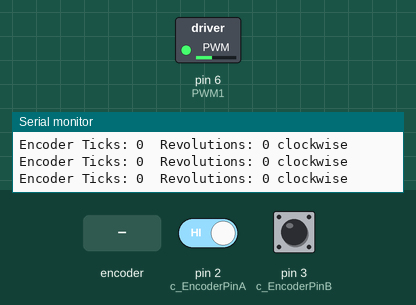
This sketch was run on a simulated Arduino Uno, built with avr-gcc and run on an emulated ATmega328P. On the bench: switched loads named in the sketch (green lamp = pin HIGH), the last lines printed to the serial monitor. The inputs (shaded band) are chosen by the test bench; at power-on: pin 3 (c_EncoderPinB) HIGH, pin 2 (c_EncoderPinA) HIGH.

Above: at 1.2 s.
1.3 s: rotary encoder on pin 2 (c_EncoderPinA) / pin 1 (c_EncoderInterruptB) turned 3 steps (first pin leading)
At 1.55 s:
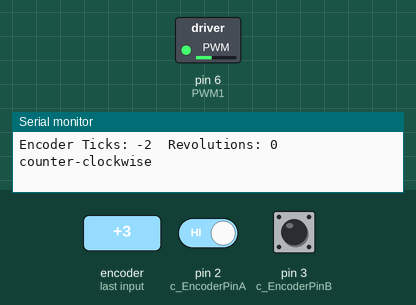
3.4 s: pin 3 (c_EncoderPinB) driven LOW
At 3.8 s:
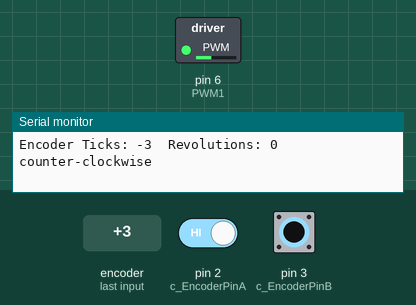
6.4 s: rotary encoder on pin 2 (c_EncoderPinA) / pin 1 (c_EncoderInterruptB) turned 1 step (first pin leading)
At 7.8 s:
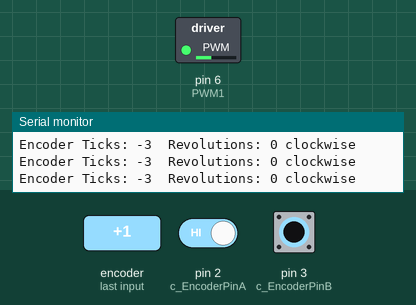
9.6 s: pin 3 (c_EncoderPinB) pulsed HIGH 5 times (0.12 s each, 0.3 s apart)
At 10.17 s:
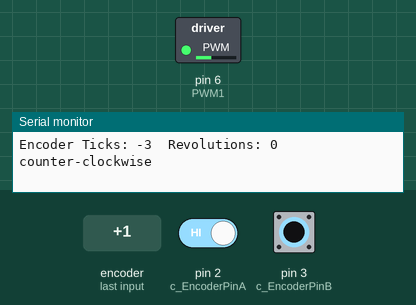
14.1 s: pin 3 (c_EncoderPinB) driven HIGH
At 15.0 s:
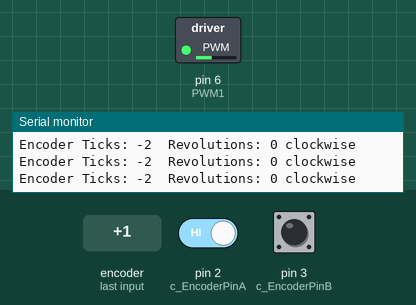
17.1 s: pin 3 (c_EncoderPinB) pulsed LOW 5 times (0.12 s each, 0.3 s apart)
At 17.33 s:
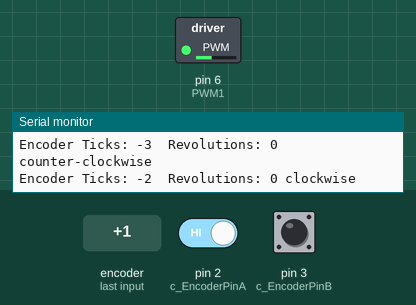
Timing chart, 0 to 20.1 s (numbered marks = the images above; inputs shaded):
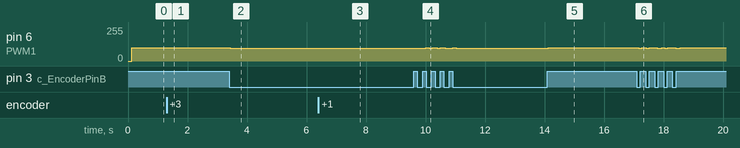

Measured:
- after the input at 1.3 s, pin 6 (PWM1): 100/255 → 98/255 after 0.09 s, → 99/255 0.33 s later, → 98/255 0.11 s later
- after the input at 3.4 s, pin 6 (PWM1): 98/255 → 97/255 at once
- after the input at 6.4 s, pin 6 (PWM1): 97/255 → 96/255 at once, → 97/255 0.11 s later
- after the input at 9.6 s, pin 6 (PWM1): 97/255 → 98/255 after 0.41 s, → 97/255 0.11 s later, → 98/255 0.11 s later, → 97/255 0.15 s later, … (8 changes in this stretch)
- after the input at 14.1 s, pin 6 (PWM1): 97/255 → 98/255 at once
- after the input at 17.1 s, pin 6 (PWM1): 98/255 → 97/255 after 0.06 s, then moves between 97/255 and 98/255, repeating every 0.62 s

The sketch:

Angle_Control_PID2.ino
```cpp
// Working 4X Encoding. Testing out Non-official PID library to constrain PWM values.

#include <digitalWriteFast.h>  // library for high performance reads and writes by jrraines
                               // see http://www.arduino.cc/cgi-bin/yabb2/YaBB.pl?num=1267553811/0
                               // and http://code.google.com/p/digitalwritefast/

// It turns out that the regular digitalRead() calls are too slow and bring the arduino down when
// I use them in the interrupt routines while the motor runs at full speed.

// Quadrature encoders
// Encoder reading is actually from the cover/label side of encoder so we
// reverse it in the physical system (instead of pin 2 for Channel A, Channel A connects to Arduino pin 3)
// Channel A is Green Wire | Channel B is Yellow Wire
// Green to pin 3 | Yellow to pin 2

#define c_EncoderInterruptA 0
#define c_EncoderInterruptB 1
#define c_EncoderPinA 2
#define c_EncoderPinB 3
#define EncoderIsReversed

#define PWM1 6                         // PWM generator
#define CLOCKWISE            0       // direction constant
#define COUNTER_CLOCKWISE    1       // direction constant
#define LOOPTIME        100          // PID loop time

volatile bool _EncoderASet;
volatile bool _EncoderBSet;
volatile bool _EncoderAPrev;
volatile bool _EncoderBPrev;
volatile long _EncoderTicks = 0;

int Direc = 0;  // Flag for CW/CCW direction

// Angle Control
double desiredAngle = 90.0; // the angle that is desired
int desiredCount = 0; // the counts required to move the desired angle
double encoderCount = 400.0; //number of counts per rotation
double cycle = 360.0;

// PID Control
//Define Variables we'll be connecting to
int Setpoint, Input, Output; // Setpoint = desiredCount; Input = _Encoderticks; Output = Output;
unsigned long lastMilli = 0;                    // loop timing
unsigned long lastMilliPrint = 0;               // loop timing
int PWM_val = 0;
float Kd = 1;                                // PID Derivitave control gain
float Kp = 0;                                // PID proportional control Gain

void setup()
{
  Serial.begin(9600);

  // Quadrature encoders
  //  encoder
  pinMode(c_EncoderPinA, INPUT);      // sets pin A as input
  digitalWrite(c_EncoderPinA, LOW);  // turn on pullup resistors
  pinMode(c_EncoderPinB, INPUT);      // sets pin B as input
  digitalWrite(c_EncoderPinB, LOW);  // turn on pullup resistors
  attachInterrupt(c_EncoderInterruptA, HandleMotorInterruptA, CHANGE);
  attachInterrupt(c_EncoderInterruptB, HandleMotorInterruptB, CHANGE);

  pinMode(PWM1, OUTPUT);

  desiredCount = int(desiredAngle * (encoderCount/cycle));
  Setpoint = int(desiredCount);
}

void loop() {
    Input = int(_EncoderTicks);

    if((millis()-lastMilli) >= LOOPTIME)   {                                     // enter tmed loop
       lastMilli = millis();
       PWM_val= updatePid(PWM_val, Setpoint, Input);                     // compute PWM value
       analogWrite(PWM1, PWM_val);                                               // send PWM to motor
    }

      Serial.print("Encoder Ticks: ");
      Serial.print(_EncoderTicks);
      Serial.print("  Revolutions: ");
      Serial.print(_EncoderTicks/400);//400 Counts Per Revolution
      Serial.println (Direc == CLOCKWISE ? " clockwise " : " counter-clockwise ");
      Serial.print("\n");
}

int updatePid(int command, int targetValue, int currentValue)   {             // compute PWM value
  float pidTerm = 0;                                                            // PID correction
  int error=0;
  static int last_error=0;
   error = abs(targetValue) - abs(currentValue);
   pidTerm = (Kp * error) + (Kd * (error - last_error));
   last_error = error;
   return constrain(command + int(pidTerm), 0, 255);
}

// Interrupt service routines for Channel A Rising/Falling edge
void HandleMotorInterruptA(){
  _EncoderBSet = digitalReadFast(c_EncoderPinB);
  _EncoderASet = digitalReadFast(c_EncoderPinA);

  _EncoderTicks+=ParseEncoder();

  _EncoderAPrev = _EncoderASet;
  _EncoderBPrev = _EncoderBSet;
}

// Interrupt service routines for Channel B Rising/Falling edge
void HandleMotorInterruptB(){
  // Test transition;
  _EncoderBSet = digitalReadFast(c_EncoderPinB);
  _EncoderASet = digitalReadFast(c_EncoderPinA);

  _EncoderTicks+=ParseEncoder();

  _EncoderAPrev = _EncoderASet;
  _EncoderBPrev = _EncoderBSet;
}

int ParseEncoder(){
  if(_EncoderAPrev && _EncoderBPrev){
    if(!_EncoderASet && _EncoderBSet) {
      Direc = CLOCKWISE;
      return 1;
    }
    if(_EncoderASet && !_EncoderBSet){
      Direc = COUNTER_CLOCKWISE;
      return -1;
    }
  }else if(!_EncoderAPrev && _EncoderBPrev){
    if(!_EncoderASet && !_EncoderBSet) {
      Direc = CLOCKWISE;
      return 1;
    }
    if(_EncoderASet && _EncoderBSet) {
      Direc = COUNTER_CLOCKWISE;
      return -1;
    }
  }else if(!_EncoderAPrev && !_EncoderBPrev){
    if(_EncoderASet && !_EncoderBSet) {
      Direc = CLOCKWISE;
      return 1;
    }
    if(!_EncoderASet && _EncoderBSet) {
      Direc = COUNTER_CLOCKWISE;
      return -1;
    }
  }else if(_EncoderAPrev && !_EncoderBPrev){
    if(_EncoderASet && _EncoderBSet) {
      Direc = CLOCKWISE;
      return 1;
    }
    if(!_EncoderASet && !_EncoderBSet) {
      Direc = COUNTER_CLOCKWISE;
      return -1;
    }
  }
}

// Angle movement testing

//      desiredCount = int (desiredAngle * (encoderCount/cycle));
//
//      if (desiredCount <= -1) // If it is moving in a CCW direction
//      {
//        while(_EncoderTicks >= desiredCount) { // Run motor until desiredCount is reached
//          analogWrite(E1, 120); // Turn on motor in CCW direction
//        }
//      }
//      else if (desiredCount >= 1) // If it is moving in a CW direction
//      {
//        while (_EncoderTicks <= desiredCount) { // Run motor until desiredCount is reached
//          analogWrite(E1, 140); // Turn on motor in CW direction
//        }
//      }
//      else if (desiredCount == 0){
//        analogWrite (E1, 127); // Motor Stop
//      }
//      else {
//        analogWrite(E1, 127);
//      }
//
//      _EncoderTicks = 0;
//      desiredCount = 0;
//
```
